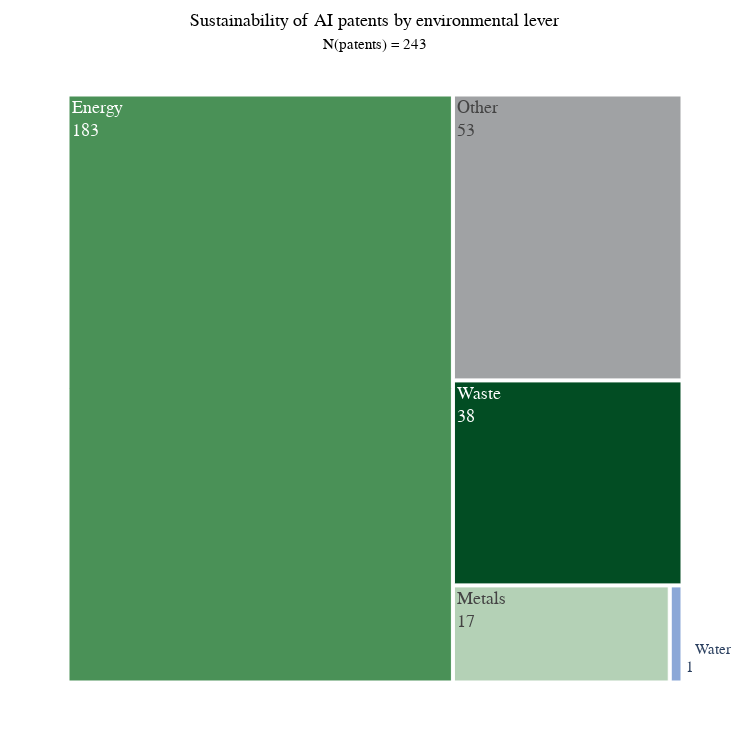

Source (notebook cell):
### Code cell
# Create the treemap
import plotly.graph_objects as go
import plotly.express as px
import plotly.io as pio
color_map = {
    'Water': '#8ba7d7',  
    'Carbon': '#7788a6', 
    'Other': '#a0a2a4', 
    'Metals': '#b4d1b6',  
    'Energy': '#4a9157', 
    'Waste': '#024d23',
    'Lifetime': "#8ba7d7"  # Update key to match the modified label
}

data = pd.DataFrame(list(patent_counts_small.items()), columns=['Category', 'Count'])

# Create the treemap
fig = px.treemap(
    data,
    path=['Category'],  # Defines the hierarchy of categories
    values='Count',
    color='Category',
    color_discrete_map=color_map,
)

fig.add_annotation(
    x=0.5,  # Center position
    y=1.08,  # Position above the plot
    text='Sustainability of AI patents by environmental lever<br><span style="font-size: smaller;">N(patents) = 243</span>',
    showarrow=False,
    xref="paper",
    yref="paper",
    align="center",
    font=dict(size=18, color="black"),
)

fig.update_layout(margin=dict(t=60, l=60, r=60, b=60), font= dict(
        family="Roboto Mono, monospace",  # Font family
        size=18
        ), 
        title_font_size= 15,
        uniformtext=dict(minsize=14, mode='hide'),
        hovermode = 'closest',
        width=750,height=750,
        showlegend=True)

fig.add_annotation(
    x=1.07,  # Adjust these coordinates as necessary
    y=0.05,   # Adjust these coordinates as necessary
    text="Water",
    showarrow=False,
    font=dict(family="Roboto Mono, monospace", size=15),
    arrowhead=1,
    arrowsize=1,
    arrowwidth=2,
    arrowcolor="#8ba7d7"
)
fig.add_annotation(
    x=1.01,  # Adjust these coordinates as necessary
    y=0.02,   # Adjust these coordinates as necessary
    text="1",
    showarrow=False,
    font=dict(family="Roboto Mono, monospace", size=15),
    arrowhead=1,
    arrowsize=1,
    arrowwidth=2,
    arrowcolor="#8ba7d7"
)


fig.update_traces(textinfo="label+value")
fig.show()
pio.write_image(fig, 'treemap_small.png', scale=5)  # Adjust scale for higher resolution

### Figure 1 — Plotly figure (JSON) as saved in the notebook; plotly's stock layout.template omitted (floating-point values rounded to 4 significant figures)
{"data": [{"branchvalues": "total", "customdata": [["Metals"], ["Waste"], ["Water"], ["Other"], ["Energy"]], "domain": {"x": [0, 1], "y": [0, 1]}, "hovertemplate": "labels=%{label}<br>Count=%{value}<br>parent=%{parent}<br>id=%{id}<br>Category=%{customdata[0]}<extra></extra>", "ids": ["Metals", "Waste", "Water", "Other", "Energy"], "labels": ["Metals", "Waste", "Water", "Other", "Energy"], "marker": {"colors": ["#b4d1b6", "#024d23", "#8ba7d7", "#a0a2a4", "#4a9157"]}, "name": "", "parents": ["", "", "", "", ""], "textinfo": "label+value", "type": "treemap", "values": [17, 38, 1, 53, 183]}], "layout": {"annotations": [{"align": "center", "font": {"color": "black", "size": 18}, "showarrow": false, "text": "Sustainability of AI patents by environmental lever<br><span style=\"font-size: smaller;\">N(patents) = 243</span>", "x": 0.5, "xref": "paper", "y": 1.08, "yref": "paper"}, {"arrowcolor": "#8ba7d7", "arrowhead": 1, "arrowsize": 1, "arrowwidth": 2, "font": {"family": "Roboto Mono, monospace", "size": 15}, "showarrow": false, "text": "Water", "x": 1.07, "y": 0.05}, {"arrowcolor": "#8ba7d7", "arrowhead": 1, "arrowsize": 1, "arrowwidth": 2, "font": {"family": "Roboto Mono, monospace", "size": 15}, "showarrow": false, "text": "1", "x": 1.01, "y": 0.02}], "font": {"family": "Roboto Mono, monospace", "size": 18}, "height": 750, "hovermode": "closest", "legend": {"tracegroupgap": 0}, "margin": {"b": 60, "l": 60, "r": 60, "t": 60}, "showlegend": true, "title": {"font": {"size": 15}}, "uniformtext": {"minsize": 14, "mode": "hide"}, "width": 750}}
